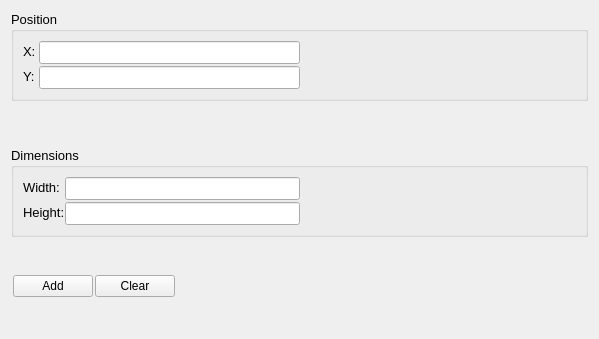
                 <widget class="QWidget" name="page2">
                  <layout class="QVBoxLayout" name="verticalLayout_4">
                   <item>
                    <widget class="QGroupBox" name="groupBox_3">
                     <property name="font">
                      <font>
                       <pointsize>10</pointsize>
                      </font>
                     </property>
                     <property name="title">
                      <string>Position</string>
                     </property>
                     <layout class="QHBoxLayout" name="horizontalLayout_7">
                      <property name="spacing">
                       <number>2</number>
                      </property>
                      <item>
                       <layout class="QFormLayout" name="formLayout">
                        <property name="horizontalSpacing">
                         <number>2</number>
                        </property>
                        <item row="0" column="0">
                         <widget class="QLabel" name="label">
                          <property name="minimumSize">
                           <size>
                            <width>14</width>
                            <height>20</height>
                           </size>
                          </property>
                          <property name="maximumSize">
                           <size>
                            <width>14</width>
                            <height>20</height>
                           </size>
                          </property>
                          <property name="font">
                           <font>
                            <pointsize>10</pointsize>
                           </font>
                          </property>
                          <property name="text">
                           <string>X:</string>
                          </property>
                         </widget>
                        </item>
                        <item row="0" column="1">
                         <widget class="QLineEdit" name="x_pos_lineEdit"/>
                        </item>
                        <item row="1" column="0">
                         <widget class="QLabel" name="label_2">
                          <property name="minimumSize">
                           <size>
                            <width>14</width>
                            <height>20</height>
                           </size>
                          </property>
                          <property name="maximumSize">
                           <size>
                            <width>14</width>
                            <height>20</height>
                           </size>
                          </property>
                          <property name="font">
                           <font>
                            <pointsize>10</pointsize>
                           </font>
                          </property>
                          <property name="text">
                           <string>Y:</string>
                          </property>
                         </widget>
                        </item>
                        <item row="1" column="1">
                         <widget class="QLineEdit" name="y_pos_lineEdit"/>
                        </item>
                       </layout>
                      </item>
                      <item>
                       <spacer name="horizontalSpacer_5">
                        <property name="orientation">
                         <enum>Qt::Horizontal</enum>
                        </property>
                        <property name="sizeType">
                         <enum>QSizePolicy::Expanding</enum>
                        </property>
                        <property name="sizeHint" stdset="0">
                         <size>
                          <width>80</width>
                          <height>20</height>
                         </size>
                        </property>
                       </spacer>
                      </item>
                     </layout>
                    </widget>
                   </item>
                   <item>
                    <spacer name="verticalSpacer">
                     <property name="orientation">
                      <enum>Qt::Vertical</enum>
                     </property>
                     <property name="sizeType">
                      <enum>QSizePolicy::Fixed</enum>
                     </property>
                     <property name="sizeHint" stdset="0">
                      <size>
                       <width>20</width>
                       <height>40</height>
                      </size>
                     </property>
                    </spacer>
                   </item>
                   <item>
                    <widget class="QGroupBox" name="groupBox_4">
                     <property name="font">
                      <font>
                       <pointsize>10</pointsize>
                      </font>
                     </property>
                     <property name="title">
                      <string>Dimensions</string>
                     </property>
                     <layout class="QHBoxLayout" name="horizontalLayout_8">
                      <property name="spacing">
                       <number>2</number>
                      </property>
                      <item>
                       <layout class="QFormLayout" name="formLayout_2">
                        <property name="horizontalSpacing">
                         <number>2</number>
                        </property>
                        <item row="0" column="0">
                         <widget class="QLabel" name="label_3">
                          <property name="minimumSize">
                           <size>
                            <width>40</width>
                            <height>20</height>
                           </size>
                          </property>
                          <property name="maximumSize">
                           <size>
                            <width>40</width>
                            <height>20</height>
                           </size>
                          </property>
                          <property name="font">
                           <font>
                            <pointsize>10</pointsize>
                           </font>
                          </property>
                          <property name="text">
                           <string>Width:</string>
                          </property>
                         </widget>
                        </item>
                        <item row="0" column="1">
                         <widget class="QLineEdit" name="width_lineEdit"/>
                        </item>
                        <item row="1" column="0">
                         <widget class="QLabel" name="label_4">
                          <property name="minimumSize">
                           <size>
                            <width>40</width>
                            <height>20</height>
                           </size>
                          </property>
                          <property name="maximumSize">
                           <size>
                            <width>40</width>
                            <height>20</height>
                           </size>
                          </property>
                          <property name="font">
                           <font>
                            <pointsize>10</pointsize>
                           </font>
                          </property>
                          <property name="text">
                           <string>Height:</string>
                          </property>
                         </widget>
                        </item>
                        <item row="1" column="1">
                         <widget class="QLineEdit" name="height_lineEdit"/>
                        </item>
                       </layout>
                      </item>
                      <item>
                       <spacer name="horizontalSpacer_6">
                        <property name="orientation">
                         <enum>Qt::Horizontal</enum>
                        </property>
                        <property name="sizeType">
                         <enum>QSizePolicy::Expanding</enum>
                        </property>
                        <property name="sizeHint" stdset="0">
                         <size>
                          <width>80</width>
                          <height>20</height>
                         </size>
                        </property>
                       </spacer>
                      </item>
                     </layout>
                    </widget>
                   </item>
                   <item>
                    <spacer name="verticalSpacer_2">
                     <property name="orientation">
                      <enum>Qt::Vertical</enum>
                     </property>
                     <property name="sizeType">
                      <enum>QSizePolicy::Fixed</enum>
                     </property>
                     <property name="sizeHint" stdset="0">
                      <size>
                       <width>20</width>
                       <height>30</height>
                      </size>
                     </property>
                    </spacer>
                   </item>
                   <item>
                    <widget class="QGroupBox" name="shapeTypeBox_3">
                     <property name="styleSheet">
                      <string notr="true">QGroupBox
{
border-style:none;
}</string>
                     </property>
                     <property name="title">
                      <string/>
                     </property>
                     <layout class="QHBoxLayout" name="horizontalLayout_6">
                      <property name="spacing">
                       <number>2</number>
                      </property>
                      <property name="leftMargin">
                       <number>2</number>
                      </property>
                      <property name="topMargin">
                       <number>2</number>
                      </property>
                      <property name="rightMargin">
                       <number>2</number>
                      </property>
                      <property name="bottomMargin">
                       <number>2</number>
                      </property>
                      <item>
                       <widget class="QPushButton" name="addEllipse">
                        <property name="minimumSize">
                         <size>
                          <width>80</width>
                          <height>22</height>
                         </size>
                        </property>
                        <property name="text">
                         <string>Add</string>
                        </property>
                       </widget>
                      </item>
                      <item>
                       <widget class="QPushButton" name="clearEllipseData">
                        <property name="minimumSize">
                         <size>
                          <width>80</width>
                          <height>22</height>
                         </size>
                        </property>
                        <property name="text">
                         <string>Clear</string>
                        </property>
                       </widget>
                      </item>
                      <item>
                       <spacer name="horizontalSpacer_4">
                        <property name="orientation">
                         <enum>Qt::Horizontal</enum>
                        </property>
                        <property name="sizeHint" stdset="0">
                         <size>
                          <width>411</width>
                          <height>20</height>
                         </size>
                        </property>
                       </spacer>
                      </item>
                     </layout>
                    </widget>
                   </item>
                   <item>
                    <spacer name="verticalSpacer_3">
                     <property name="orientation">
                      <enum>Qt::Vertical</enum>
                     </property>
                     <property name="sizeHint" stdset="0">
                      <size>
                       <width>40</width>
                       <height>29</height>
                      </size>
                     </property>
                    </spacer>
                   </item>
                  </layout>
                 </widget>
